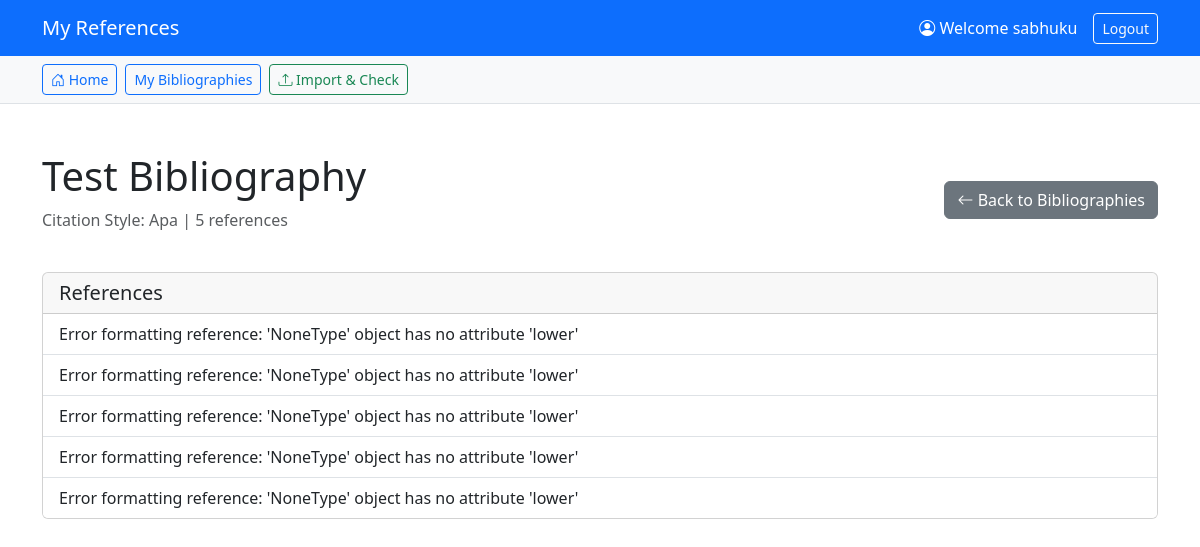
Page /bibliographies/1 (signed in) on the committed database.
### ui/database.py (models this page shows, shortened)
class User(UserMixin, db.Model):
    __tablename__ = 'users'
    id = db.Column(db.Integer, primary_key=True)
    email = db.Column(db.String(120), unique=True, nullable=False, index=True)
    username = db.Column(db.String(80), unique=True, nullable=False, index=True)
    password_hash = db.Column(db.String(255), nullable=False)
    created_at = db.Column(db.DateTime, default=datetime.utcnow)
    last_login = db.Column(db.DateTime)
    bibliographies = db.relationship('Bibliography', backref='user', lazy=True, cascade='all, delete-orphan')

class Bibliography(db.Model):
    __tablename__ = 'bibliographies'
    id = db.Column(db.Integer, primary_key=True)
    user_id = db.Column(db.Integer, db.ForeignKey('users.id'), nullable=False, index=True)
    name = db.Column(db.String(200), nullable=False)
    citation_style = db.Column(db.String(50), default='APA')
    created_at = db.Column(db.DateTime, default=datetime.utcnow)
    updated_at = db.Column(db.DateTime, default=datetime.utcnow, onupdate=datetime.utcnow)
    references = db.relationship('Reference', backref='bibliography', lazy=True, cascade='all, delete-orphan')

class Reference(db.Model):
    __tablename__ = 'references'
    id = db.Column(db.Integer, primary_key=True)
    bibliography_id = db.Column(db.Integer, db.ForeignKey('bibliographies.id'), nullable=False, index=True)
    source = db.Column(db.String(50))  # 'crossref', 'pubmed', 'manual', etc.
    pub_type = db.Column(db.String(50))
    title = db.Column(db.Text, nullable=False)
    authors = db.Column(db.Text)  # JSON string
    year = db.Column(db.String(20))
    journal = db.Column(db.String(300))
    publisher = db.Column(db.String(200))
    location = db.Column(db.String(200))  # Publisher location
    volume = db.Column(db.String(50))
    issue = db.Column(db.String(50))
    pages = db.Column(db.String(50))
    doi = db.Column(db.String(200), index=True)
    added_at = db.Column(db.DateTime, default=datetime.utcnow)
    def to_dict(self):
        return {
            'id': self.id,
            'source': self.source,
            'pub_type': self.pub_type,
            'title': self.title,
            'authors': json.loads(self.authors) if self.authors else [],
            'year': self.year,
            'journal': self.journal,
            'publisher': self.publisher,
            'volume': self.volume,
            'issue': self.issue,
            'pages': self.pages,
            'doi': self.doi,
            'added_at': self.added_at.isoformat() if self.added_at else None
        }

### ui/app.py (the view)
@app.route('/bibliographies/<int:bib_id>')
@login_required
def view_bibliography(bib_id):
    bib = Bibliography.query.get_or_404(bib_id)
    if bib.user_id != current_user.id:
        flash('You do not have permission to view this bibliography', 'error')
        return redirect(url_for('bibliographies'))
    refs = DBReference.query.filter_by(bibliography_id=bib_id).all()
    ref_dicts = [ref.to_dict() for ref in refs]
    return render_template('bibliography_view.html', bibliography=bib, refs=ref_dicts)

### ui/app.py (called while the page is built)
@login_manager.user_loader
def load_user(user_id):
    return User.query.get(int(user_id))

@app.template_filter('reference_entry')
def reference_entry_filter(pub, style, index=None):
    try:
        return referencing.reference_entry(pub, style, index_number=index)
    except Exception as e:
        app.logger.error(f"Error formatting reference: {e} | Pub: {pub}")
        return f"Error formatting reference: {e}"

@app.context_processor
def inject_project_context():
    if not current_user.is_authenticated:
        return {
            'current_project': None,
            'available_projects': []
        }
    from ui.database import Project
    current_project_id = session.get('current_project_id')
    all_projects = Project.query.filter_by(user_id=current_user.id).all()
    current_project = None
    if current_project_id:
        current_project = Project.query.filter_by(
            id=current_project_id,
            user_id=current_user.id
        ).first()
    if not current_project and all_projects:
        current_project = all_projects[0]
        session['current_project_id'] = current_project.id
    return {
        'current_project': current_project.to_dict() if current_project else None,
        'available_projects': [p.to_dict() for p in all_projects]
    }

### ui/database.py (called while the page is built)
    def to_dict(self):
        return {
            'id': self.id,
            'name': self.name,
            'created_at': self.created_at.isoformat() if self.created_at else None,
            'last_modified': self.last_modified.isoformat() if self.last_modified else None,
            'ref_count': len(self.project_references)
        }

### ui/templates/bibliography_view.html (shortened to what this page needs)
<!DOCTYPE html>
<html lang="en">
<head>
    <link href="https://cdn.jsdelivr.net/npm/bootstrap@5.3.2/dist/css/bootstrap.min.css" rel="stylesheet">
    <link rel="stylesheet" href="https://cdn.jsdelivr.net/npm/bootstrap-icons@1.11.1/font/bootstrap-icons.css">
</head>
<body>
    <nav class="navbar navbar-expand-lg navbar-dark bg-primary">
        <div class="container">
            <span class="navbar-brand">My References</span>
            <div class="navbar-nav ms-auto flex-row align-items-center">
                {% if current_user.is_authenticated %}
                <a href="{{ url_for('profile') }}" class="navbar-text me-3 text-white text-decoration-none">
                    <i class="bi bi-person-circle"></i> Welcome {{ current_user.username }}
                </a>
                <a href="{{ url_for('logout') }}" class="btn btn-outline-light btn-sm">Logout</a>
                {% else %}
                <a href="{{ url_for('login') }}" class="btn btn-outline-light btn-sm me-2">Login</a>
                <a href="{{ url_for('register') }}" class="btn btn-light btn-sm">Sign Up</a>
                {% endif %}
            </div>
        </div>
    </nav>
    <div class="bg-light border-bottom mb-4">
        <div class="container py-2">
            <div class="d-flex gap-2">
                <a href="{{ url_for('index') }}" class="btn btn-outline-primary btn-sm">
                    <i class="bi bi-house-door"></i> Home
                </a>
                {% if current_user.is_authenticated %}
                <a href="{{ url_for('bibliographies') }}" class="btn btn-outline-primary btn-sm">
                    My Bibliographies
                </a>
                {% endif %}
                <a href="{{ url_for('import_file') }}" class="btn btn-outline-success btn-sm" data-bs-toggle="tooltip"
                    title="Upload a file to check its Harvard compliance instantly.">
                    <i class="bi bi-upload"></i> Import & Check
                </a>
            </div>
        </div>
    </div>
    <div class="container py-4">
        <div class="d-flex justify-content-between align-items-center mb-4">
            <div>
                <h1>{{ bibliography.name }}</h1>
                <p class="text-muted">Citation Style: {{ bibliography.citation_style|title }} | {{ refs|length }}
                    references
                </p>
            </div>
            <a href="{{ url_for('bibliographies') }}" class="btn btn-secondary">
                <i class="bi bi-arrow-left"></i> Back to Bibliographies
            </a>
        </div>
        {% if refs %}
        <div class="card">
            <div class="card-header">
                <h5 class="mb-0">References</h5>
            </div>
            <div class="list-group list-group-flush">
                {% for ref in refs %}
                <div class="list-group-item citation-text">
                    {{ ref | reference_entry(bibliography.citation_style|lower, loop.index) }}
                </div>
                {% endfor %}
            </div>
        </div>
        {% else %}
        <div class="alert alert-info">
            <i class="bi bi-info-circle"></i> This bibliography is empty. Add references to get started.
        </div>
        {% endif %}
    </div>
</body>
</html>

### rows in the picture
User: username "sabhuku"
Bibliography: name "Test Bibliography", citation_style "Apa"
Reference: citation_style "Error formatting reference: 'NoneType' object has no attribute 'lower'"
Reference: citation_style "Error formatting reference: 'NoneType' object has no attribute 'lower'"
Reference: citation_style "Error formatting reference: 'NoneType' object has no attribute 'lower'"
Reference: citation_style "Error formatting reference: 'NoneType' object has no attribute 'lower'"
Reference: citation_style "Error formatting reference: 'NoneType' object has no attribute 'lower'"

### other values in the picture
{{ refs|length }} "5"
